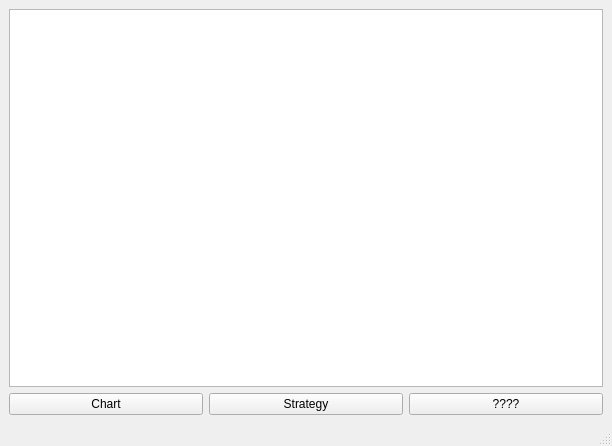
<?xml version="1.0" encoding="UTF-8"?>
<ui version="4.0">
 <class>MainWindow</class>
 <widget class="QMainWindow" name="MainWindow">
  <property name="geometry">
   <rect>
    <x>0</x>
    <y>0</y>
    <width>612</width>
    <height>446</height>
   </rect>
  </property>
  <property name="windowTitle">
   <string>MainWindow</string>
  </property>
  <widget class="QWidget" name="centralwidget">
   <layout class="QVBoxLayout" name="verticalLayout_4">
    <item>
     <layout class="QVBoxLayout" name="verticalLayout_3">
      <item>
       <widget class="QListView" name="listView"/>
      </item>
      <item>
       <layout class="QHBoxLayout" name="horizontalLayout_5">
        <item>
         <widget class="QPushButton" name="HomeButton">
          <property name="text">
           <string>Chart</string>
          </property>
         </widget>
        </item>
        <item>
         <widget class="QPushButton" name="StrategyButton">
          <property name="text">
           <string>Strategy</string>
          </property>
         </widget>
        </item>
        <item>
         <widget class="QPushButton" name="SampleButton">
          <property name="text">
           <string>????</string>
          </property>
         </widget>
        </item>
       </layout>
      </item>
     </layout>
    </item>
   </layout>
  </widget>
  <widget class="QMenuBar" name="menubar">
   <property name="geometry">
    <rect>
     <x>0</x>
     <y>0</y>
     <width>612</width>
     <height>21</height>
    </rect>
   </property>
  </widget>
  <widget class="QStatusBar" name="statusbar"/>
 </widget>
 <resources/>
 <connections/>
</ui>
